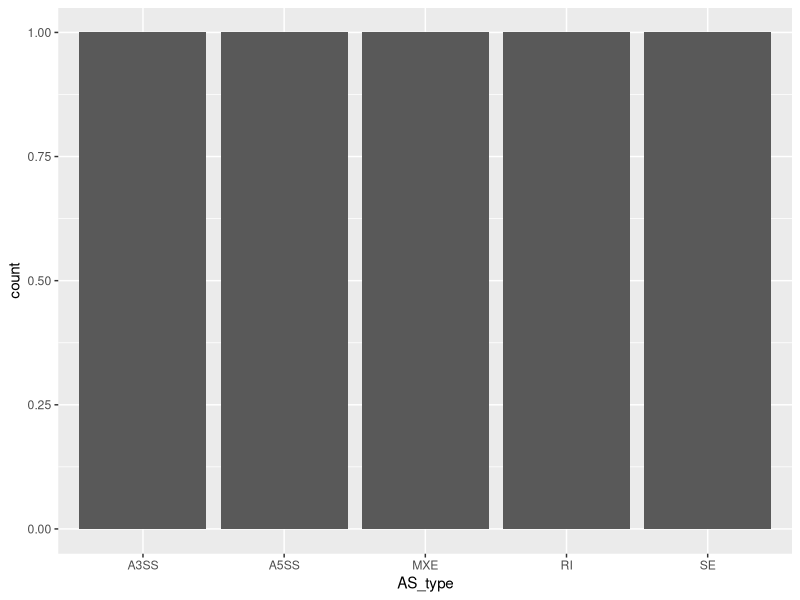

R code for this plot:
library(ggplot2)
dat <- read.table("AS_stat.txt",head=T)
text = "Fig. 1 AS events detection. The x-axis represents the type of AS events. The y-axis represents the count of each AS type"
p <- ggplot(dat, aes(AS_type), colour="DoderBlue") + geom_histogram(stat="count")
ggsave("pointplot.png", plot=p, width=10, height=10)

